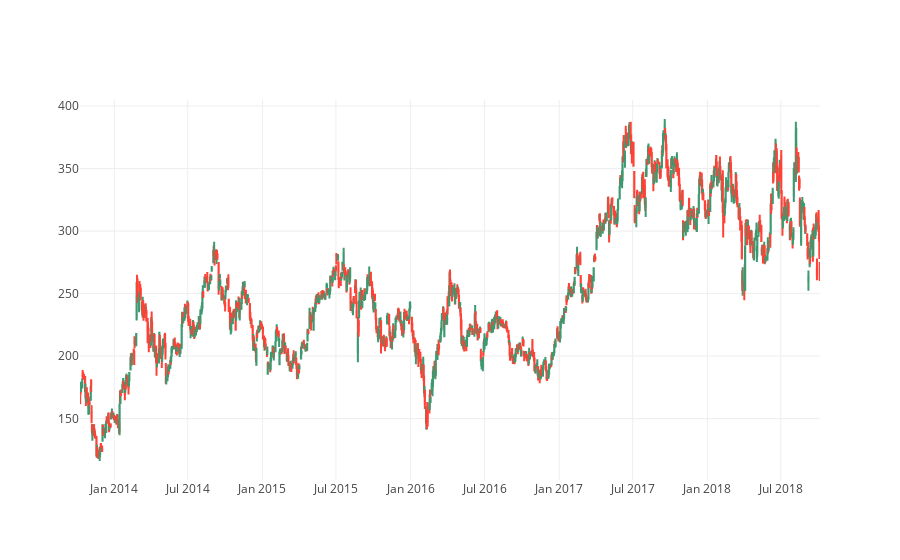

Source (notebook cell):
### Code cell
trace = go.Candlestick(x=df_tesla.index,
                       open=df_tesla.open,
                       high=df_tesla.high,
                       low=df_tesla.low,
                       close=df_tesla.close)

layout = go.Layout(
        xaxis = dict(
        rangeslider = dict(
            visible = False
        )
    )
)

data = [trace]

fig = go.Figure(data=data,layout=layout)
iplot(fig, filename='tesla_candelStick')

### Figure 1 — Plotly figure (JSON) as saved in the notebook; plotly's stock layout.template omitted (floating-point values rounded to 4 significant figures; data arrays with more than 128 entries replaced by an {"elided": "..."} marker saying what was removed)
{"data": [{"close": {"elided": "1258 float values"}, "high": {"elided": "1258 float values"}, "low": {"elided": "1258 float values"}, "open": {"elided": "1258 float values"}, "type": "candlestick", "uid": "d669cfca-cafc-11e8-9916-8c85907a8027", "x": {"elided": "1258 str values"}}], "layout": {"xaxis": {"rangeslider": {"visible": false}}}}
